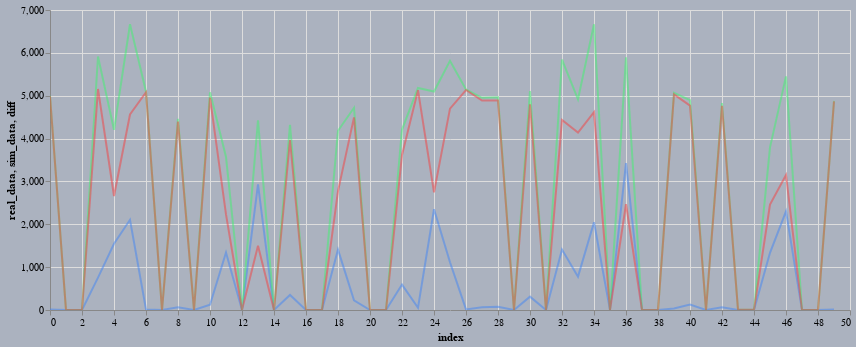

Write notebook code for a chart like this one.
### Code cell
base = alt.Chart(
    comp_df.reset_index().iloc[:50],
    height=300,
    width=800
).mark_line(
    opacity=0.5
).encode(
    alt.X('index:Q'),
    #alt.Y('real_data:Q')
)

alt.layer(
    base.encode(
        alt.Y('real_data:Q'),
        color=alt.value('#4286f4') # blue
    ),
    base.encode(
        alt.Y('sim_data:Q'),
        color=alt.value('#41f470') # green
    ),
    base.encode(
        alt.Y('diff:Q'),
        color=alt.value('#f44141') # red
    ),
    background='#abb2bf'
).interactive()

### Figure 1 — Vega-Lite specification as saved in the notebook (floating-point values rounded to 4 significant figures)
{"$schema": "https://vega.github.io/schema/vega-lite/v2.6.0.json", "background": "#abb2bf", "config": {"view": {"height": 300, "width": 400}}, "datasets": {"data-6636c78722387fa1da0a522dbf60eceb": [{"diff": 4985, "index": 0, "real_data": 13, "sim_data": 4998}, {"diff": 0, "index": 1, "real_data": 0, "sim_data": 0}, {"diff": 0, "index": 2, "real_data": 0, "sim_data": 0}, {"diff": 5157, "index": 3, "real_data": 756, "sim_data": 5913}, {"diff": 2660, "index": 4, "real_data": 1545, "sim_data": 4205}, {"diff": 4562, "index": 5, "real_data": 2105, "sim_data": 6667}, {"diff": 5081, "index": 6, "real_data": 13, "sim_data": 5094}, {"diff": 0, "index": 7, "real_data": 0, "sim_data": 0}, {"diff": 4396, "index": 8, "real_data": 65, "sim_data": 4461}, {"diff": 0, "index": 9, "real_data": 0, "sim_data": 0}, {"diff": 4956, "index": 10, "real_data": 123, "sim_data": 5079}, {"diff": 2230, "index": 11, "real_data": 1341, "sim_data": 3571}, {"diff": 2, "index": 12, "real_data": 0, "sim_data": 2}, {"diff": 1497, "index": 13, "real_data": 2929, "sim_data": 4426}, {"diff": 0, "index": 14, "real_data": 0, "sim_data": 0}, {"diff": 3967, "index": 15, "real_data": 351, "sim_data": 4318}, {"diff": 0, "index": 16, "real_data": 0, "sim_data": 0}, {"diff": 2, "index": 17, "real_data": 0, "sim_data": 2}, {"diff": 2773, "index": 18, "real_data": 1409, "sim_data": 4182}, {"diff": 4494, "index": 19, "real_data": 225, "sim_data": 4719}, {"diff": 0, "index": 20, "real_data": 0, "sim_data": 0}, {"diff": 0, "index": 21, "real_data": 0, "sim_data": 0}, {"diff": 3618, "index": 22, "real_data": 593, "sim_data": 4211}, {"diff": 5127, "index": 23, "real_data": 53, "sim_data": 5180}, {"diff": 2745, "index": 24, "real_data": 2352, "sim_data": 5097}, {"diff": 4699, "index": 25, "real_data": 1114, "sim_data": 5813}, {"diff": 5133, "index": 26, "real_data": 13, "sim_data": 5146}, {"diff": 4886, "index": 27, "real_data": 65, "sim_data": 4951}, {"diff": 4888, "index": 28, "real_data": 76, "sim_data": 4964}, {"diff": 0, "index": 29, "real_data": 0, "sim_data": 0}, {"diff": 4797, "index": 30, "real_data": 312, "sim_data": 5109}, {"diff": 0, "index": 31, "real_data": 0, "sim_data": 0}, {"diff": 4433, "index": 32, "real_data": 1409, "sim_data": 5842}, {"diff": 4139, "index": 33, "real_data": 778, "sim_data": 4917}, {"diff": 4619, "index": 34, "real_data": 2047, "sim_data": 6666}, {"diff": 0, "index": 35, "real_data": 0, "sim_data": 0}, {"diff": 2470, "index": 36, "real_data": 3425, "sim_data": 5895}, {"diff": 0, "index": 37, "real_data": 0, "sim_data": 0}, {"diff": 0, "index": 38, "real_data": 0, "sim_data": 0}, {"diff": 5032, "index": 39, "real_data": 35, "sim_data": 5067}, {"diff": 4768, "index": 40, "real_data": 127, "sim_data": 4895}, {"diff": 0, "index": 41, "real_data": 0, "sim_data": 0}, {"diff": 4762, "index": 42, "real_data": 65, "sim_data": 4827}, {"diff": 7, "index": 43, "real_data": 0, "sim_data": 7}, {"diff": 3, "index": 44, "real_data": 0, "sim_data": 3}, {"diff": 2460, "index": 45, "real_data": 1335, "sim_data": 3795}, {"diff": 3150, "index": 46, "real_data": 2301, "sim_data": 5451}, {"diff": 0, "index": 47, "real_data": 0, "sim_data": 0}, {"diff": 0, "index": 48, "real_data": 0, "sim_data": 0}, {"diff": 4868, "index": 49, "real_data": 13, "sim_data": 4881}]}, "layer": [{"data": {"name": "data-6636c78722387fa1da0a522dbf60eceb"}, "encoding": {"color": {"value": "#4286f4"}, "x": {"field": "index", "type": "quantitative"}, "y": {"field": "real_data", "type": "quantitative"}}, "height": 300, "mark": {"opacity": 0.5, "type": "line"}, "selection": {"selector007": {"bind": "scales", "encodings": ["x", "y"], "mark": {"fill": "#333", "fillOpacity": 0.125, "stroke": "white"}, "on": "[mousedown, window:mouseup] > window:mousemove!", "resolve": "global", "translate": "[mousedown, window:mouseup] > window:mousemove!", "type": "interval", "zoom": "wheel!"}}, "width": 800}, {"data": {"name": "data-6636c78722387fa1da0a522dbf60eceb"}, "encoding": {"color": {"value": "#41f470"}, "x": {"field": "index", "type": "quantitative"}, "y": {"field": "sim_data", "type": "quantitative"}}, "height": 300, "mark": {"opacity": 0.5, "type": "line"}, "width": 800}, {"data": {"name": "data-6636c78722387fa1da0a522dbf60eceb"}, "encoding": {"color": {"value": "#f44141"}, "x": {"field": "index", "type": "quantitative"}, "y": {"field": "diff", "type": "quantitative"}}, "height": 300, "mark": {"opacity": 0.5, "type": "line"}, "width": 800}]}
